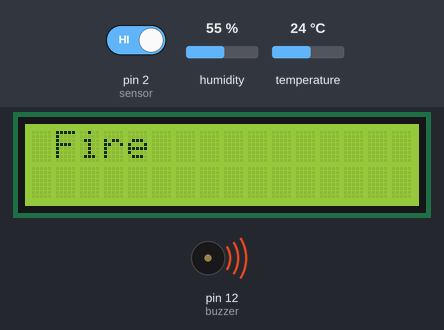
The sketch below on a simulated Arduino Uno, built with avr-gcc and run on an emulated ATmega328P. On the bench: 16×2 character LCD, buzzer (waves = sounding). Inputs (shaded band) come from the test bench; at power-on: pin 2 (sensor) HIGH, humidity 55 %, temperature 24 °C.

Above: at 1.2 s.
1.3 s: pin 2 (sensor) driven LOW
At 2.5 s:
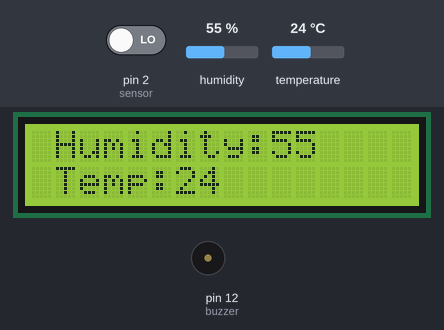
3.4 s: humidity set to 22 %
At 4.4 s:
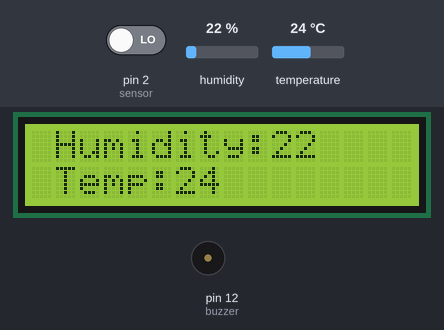
5.6 s: temperature set to 12 °C
At 7.5 s:
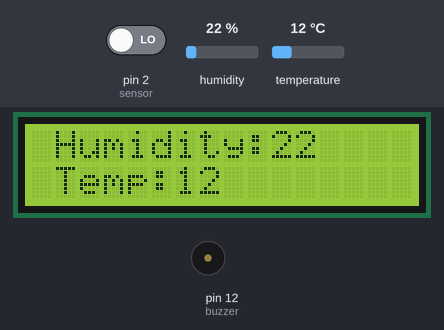
7.8 s: humidity set to 40 %
At 9.5 s:
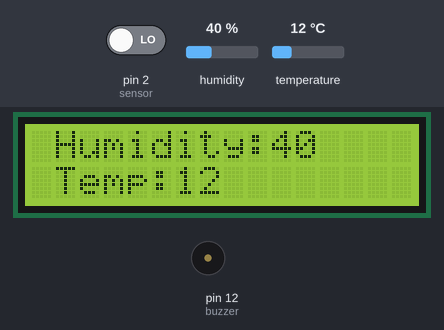
10.0 s: temperature set to 19 °C
At 11.5 s:
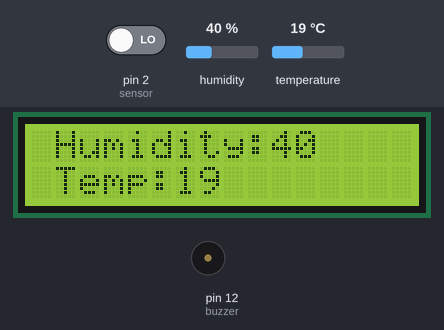
12.2 s: pin 2 (sensor) driven HIGH
At 13.09 s:
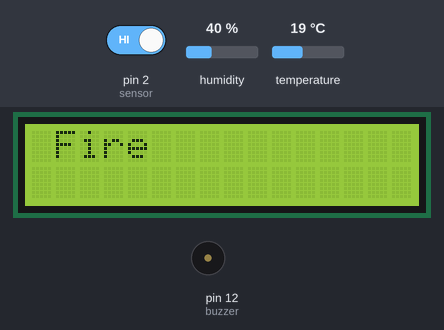
Timing chart, 0 to 16.9 s (numbered marks = the images above; inputs shaded):
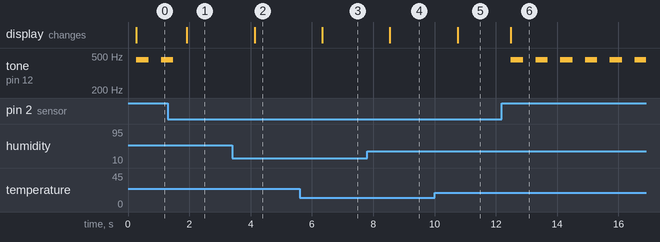

The sketch:

Fire_security.ino
```cpp
#include<Wire.h>
#include<LCD_I2C.h>
#include<DHT.h>
#define DHTPIN 5
#define DHTTYPE DHT11
LCD_I2C lcd(0x27,16,2);
DHT dht(DHTPIN,DHTTYPE);
int buzzer=12;
int sensor=2;
int detect;
void setup() {
  // put your setup code here, to run once:
  lcd.begin();
  lcd.backlight();

  pinMode(buzzer,OUTPUT);
  pinMode(sensor,INPUT);
  dht.begin();
  Serial.begin(115200);
}

void loop() {
  // put your main code here, to run repeatedly:
    detect=digitalRead(sensor);
    delay(200);
    if(detect==0){
    int h=dht.readHumidity();
    int t=dht.readTemperature();
    lcd.setCursor(1,0);
    lcd.print("Humidity:");
    lcd.print(h);
    lcd.setCursor(1,1);
    lcd.print("Temp:");
    lcd.print(t);
    }
    else if(detect==1){
      lcd.clear();
      lcd.setCursor(1, 0);
      lcd.print("Fire");
      tone(buzzer,450,500);
      delay(400);
      noTone(buzzer);
      delay(200);
    }
    digitalWrite(buzzer,LOW);
}
```

Measured:
- after the input at 1.3 s, tone on pin 12 (buzzer): goes on until 1.5 s, then stays silent; the display: changes after 0.62 s (image 1)
- after the input at 3.4 s, the display: changes after 0.73 s (image 2)
- after the input at 5.6 s, the display: changes after 0.74 s (image 3)
- after the input at 7.8 s, the display: changes after 0.74 s (image 4)
- after the input at 10.0 s, the display: changes after 0.75 s (image 5)
- after the input at 12.2 s, tone on pin 12 (buzzer): alternates 450 Hz for 0.40 s and silent for 0.41 s, starting after 0.29 s; the display: changes after 0.29 s (image 6)
